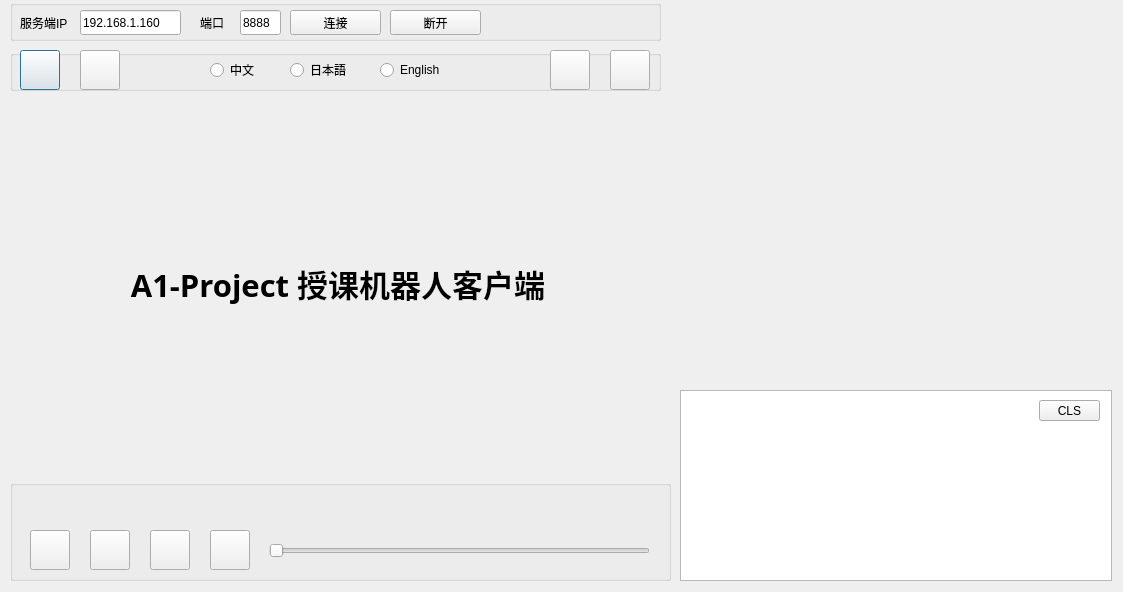
<?xml version="1.0" encoding="UTF-8"?>
<ui version="4.0">
 <class>Dialog</class>
 <widget class="QDialog" name="Dialog">
  <property name="geometry">
   <rect>
    <x>0</x>
    <y>0</y>
    <width>1123</width>
    <height>592</height>
   </rect>
  </property>
  <property name="sizePolicy">
   <sizepolicy hsizetype="Preferred" vsizetype="Preferred">
    <horstretch>0</horstretch>
    <verstretch>0</verstretch>
   </sizepolicy>
  </property>
  <property name="windowTitle">
   <string>机器人客户端V1.0</string>
  </property>
  <property name="windowIcon">
   <iconset resource="icons.qrc">
    <normaloff>:/icons/resource/icon.png</normaloff>:/icons/resource/icon.png</iconset>
  </property>
  <property name="inputMethodHints">
   <set>Qt::ImhNone</set>
  </property>
  <widget class="QGroupBox" name="groupBox">
   <property name="geometry">
    <rect>
     <x>10</x>
     <y>50</y>
     <width>651</width>
     <height>41</height>
    </rect>
   </property>
   <property name="sizePolicy">
    <sizepolicy hsizetype="Minimum" vsizetype="Minimum">
     <horstretch>0</horstretch>
     <verstretch>0</verstretch>
    </sizepolicy>
   </property>
   <property name="statusTip">
    <string>上传PPT</string>
   </property>
   <property name="title">
    <string/>
   </property>
   <widget class="QPushButton" name="btn_upload">
    <property name="geometry">
     <rect>
      <x>10</x>
      <y>0</y>
      <width>40</width>
      <height>40</height>
     </rect>
    </property>
    <property name="styleSheet">
     <string notr="true">border-image: url(:/icons/resource/ppt.png);</string>
    </property>
    <property name="text">
     <string/>
    </property>
    <property name="iconSize">
     <size>
      <width>48</width>
      <height>48</height>
     </size>
    </property>
   </widget>
   <widget class="QPushButton" name="btn_openpath">
    <property name="enabled">
     <bool>true</bool>
    </property>
    <property name="geometry">
     <rect>
      <x>70</x>
      <y>0</y>
      <width>40</width>
      <height>40</height>
     </rect>
    </property>
    <property name="sizePolicy">
     <sizepolicy hsizetype="Minimum" vsizetype="Fixed">
      <horstretch>0</horstretch>
      <verstretch>0</verstretch>
     </sizepolicy>
    </property>
    <property name="styleSheet">
     <string notr="true">border-image: url(:/icons/resource/scrip.png);</string>
    </property>
    <property name="text">
     <string/>
    </property>
    <property name="iconSize">
     <size>
      <width>48</width>
      <height>48</height>
     </size>
    </property>
   </widget>
   <widget class="QPushButton" name="btn_close_camera">
    <property name="enabled">
     <bool>true</bool>
    </property>
    <property name="geometry">
     <rect>
      <x>600</x>
      <y>0</y>
      <width>40</width>
      <height>40</height>
     </rect>
    </property>
    <property name="sizePolicy">
     <sizepolicy hsizetype="Minimum" vsizetype="Fixed">
      <horstretch>0</horstretch>
      <verstretch>0</verstretch>
     </sizepolicy>
    </property>
    <property name="styleSheet">
     <string notr="true">border-image: url(:/icons/resource/close_camera.png);</string>
    </property>
    <property name="text">
     <string/>
    </property>
    <property name="iconSize">
     <size>
      <width>48</width>
      <height>48</height>
     </size>
    </property>
   </widget>
   <widget class="QPushButton" name="btn_open_camera">
    <property name="enabled">
     <bool>true</bool>
    </property>
    <property name="geometry">
     <rect>
      <x>540</x>
      <y>0</y>
      <width>40</width>
      <height>40</height>
     </rect>
    </property>
    <property name="sizePolicy">
     <sizepolicy hsizetype="Minimum" vsizetype="Fixed">
      <horstretch>0</horstretch>
      <verstretch>0</verstretch>
     </sizepolicy>
    </property>
    <property name="styleSheet">
     <string notr="true">border-image: url(:/icons/resource/open_camera.png);</string>
    </property>
    <property name="text">
     <string/>
    </property>
    <property name="iconSize">
     <size>
      <width>48</width>
      <height>48</height>
     </size>
    </property>
   </widget>
   <widget class="QRadioButton" name="radioButton">
    <property name="geometry">
     <rect>
      <x>200</x>
      <y>10</y>
      <width>51</width>
      <height>20</height>
     </rect>
    </property>
    <property name="text">
     <string>中文</string>
    </property>
   </widget>
   <widget class="QRadioButton" name="radioButton_2">
    <property name="geometry">
     <rect>
      <x>280</x>
      <y>10</y>
      <width>61</width>
      <height>20</height>
     </rect>
    </property>
    <property name="text">
     <string>日本語</string>
    </property>
   </widget>
   <widget class="QRadioButton" name="radioButton_3">
    <property name="geometry">
     <rect>
      <x>370</x>
      <y>10</y>
      <width>71</width>
      <height>20</height>
     </rect>
    </property>
    <property name="text">
     <string>English</string>
    </property>
   </widget>
  </widget>
  <widget class="QTextBrowser" name="log_view">
   <property name="geometry">
    <rect>
     <x>680</x>
     <y>390</y>
     <width>432</width>
     <height>191</height>
    </rect>
   </property>
   <property name="autoFillBackground">
    <bool>true</bool>
   </property>
  </widget>
  <widget class="QLabel" name="camera_view">
   <property name="geometry">
    <rect>
     <x>680</x>
     <y>10</y>
     <width>432</width>
     <height>368</height>
    </rect>
   </property>
   <property name="styleSheet">
    <string notr="true">border-image: url(:/icons/resource/openpose.png);</string>
   </property>
   <property name="text">
    <string/>
   </property>
   <property name="alignment">
    <set>Qt::AlignLeading|Qt::AlignLeft|Qt::AlignTop</set>
   </property>
  </widget>
  <widget class="QLabel" name="ppt_view">
   <property name="geometry">
    <rect>
     <x>10</x>
     <y>100</y>
     <width>656</width>
     <height>368</height>
    </rect>
   </property>
   <property name="font">
    <font>
     <family>Hiragino Sans GB</family>
     <pointsize>23</pointsize>
     <weight>75</weight>
     <bold>true</bold>
     <underline>false</underline>
    </font>
   </property>
   <property name="layoutDirection">
    <enum>Qt::LeftToRight</enum>
   </property>
   <property name="autoFillBackground">
    <bool>false</bool>
   </property>
   <property name="styleSheet">
    <string notr="true">border-image: url(:/icons/resource/loading.png)</string>
   </property>
   <property name="text">
    <string>A1-Project 授课机器人客户端</string>
   </property>
   <property name="textFormat">
    <enum>Qt::AutoText</enum>
   </property>
   <property name="scaledContents">
    <bool>true</bool>
   </property>
   <property name="alignment">
    <set>Qt::AlignCenter</set>
   </property>
  </widget>
  <widget class="QGroupBox" name="groupControl">
   <property name="geometry">
    <rect>
     <x>10</x>
     <y>480</y>
     <width>661</width>
     <height>101</height>
    </rect>
   </property>
   <property name="sizePolicy">
    <sizepolicy hsizetype="Preferred" vsizetype="Preferred">
     <horstretch>0</horstretch>
     <verstretch>0</verstretch>
    </sizepolicy>
   </property>
   <property name="title">
    <string/>
   </property>
   <widget class="QPushButton" name="btn_prev">
    <property name="geometry">
     <rect>
      <x>20</x>
      <y>50</y>
      <width>40</width>
      <height>40</height>
     </rect>
    </property>
    <property name="autoFillBackground">
     <bool>false</bool>
    </property>
    <property name="styleSheet">
     <string notr="true"/>
    </property>
    <property name="text">
     <string/>
    </property>
    <property name="icon">
     <iconset resource="icons.qrc">
      <normaloff>:/icons/resource/previous.png</normaloff>:/icons/resource/previous.png</iconset>
    </property>
    <property name="iconSize">
     <size>
      <width>32</width>
      <height>32</height>
     </size>
    </property>
   </widget>
   <widget class="QPushButton" name="btn_play">
    <property name="geometry">
     <rect>
      <x>80</x>
      <y>50</y>
      <width>40</width>
      <height>40</height>
     </rect>
    </property>
    <property name="autoFillBackground">
     <bool>false</bool>
    </property>
    <property name="styleSheet">
     <string notr="true"/>
    </property>
    <property name="text">
     <string/>
    </property>
    <property name="icon">
     <iconset resource="icons.qrc">
      <normaloff>:/icons/resource/play.png</normaloff>:/icons/resource/play.png</iconset>
    </property>
    <property name="iconSize">
     <size>
      <width>32</width>
      <height>32</height>
     </size>
    </property>
   </widget>
   <widget class="QPushButton" name="btn_next">
    <property name="geometry">
     <rect>
      <x>140</x>
      <y>50</y>
      <width>40</width>
      <height>40</height>
     </rect>
    </property>
    <property name="styleSheet">
     <string notr="true"/>
    </property>
    <property name="text">
     <string/>
    </property>
    <property name="icon">
     <iconset resource="icons.qrc">
      <normaloff>:/icons/resource/next.png</normaloff>:/icons/resource/next.png</iconset>
    </property>
    <property name="iconSize">
     <size>
      <width>32</width>
      <height>32</height>
     </size>
    </property>
   </widget>
   <widget class="QPushButton" name="btn_expand">
    <property name="geometry">
     <rect>
      <x>200</x>
      <y>50</y>
      <width>40</width>
      <height>40</height>
     </rect>
    </property>
    <property name="styleSheet">
     <string notr="true"/>
    </property>
    <property name="text">
     <string/>
    </property>
    <property name="icon">
     <iconset resource="icons.qrc">
      <normaloff>:/icons/resource/expand.png</normaloff>:/icons/resource/expand.png</iconset>
    </property>
    <property name="iconSize">
     <size>
      <width>32</width>
      <height>32</height>
     </size>
    </property>
   </widget>
   <widget class="QLabel" name="subtitle_view">
    <property name="geometry">
     <rect>
      <x>20</x>
      <y>10</y>
      <width>621</width>
      <height>31</height>
     </rect>
    </property>
    <property name="font">
     <font>
      <pointsize>24</pointsize>
     </font>
    </property>
    <property name="text">
     <string/>
    </property>
    <property name="alignment">
     <set>Qt::AlignCenter</set>
    </property>
   </widget>
   <widget class="QSlider" name="progress_bar">
    <property name="geometry">
     <rect>
      <x>259</x>
      <y>60</y>
      <width>381</width>
      <height>22</height>
     </rect>
    </property>
    <property name="orientation">
     <enum>Qt::Horizontal</enum>
    </property>
   </widget>
  </widget>
  <widget class="QGroupBox" name="groupBox_2">
   <property name="geometry">
    <rect>
     <x>10</x>
     <y>0</y>
     <width>651</width>
     <height>41</height>
    </rect>
   </property>
   <property name="title">
    <string/>
   </property>
   <widget class="QPushButton" name="btn_connect">
    <property name="geometry">
     <rect>
      <x>280</x>
      <y>10</y>
      <width>91</width>
      <height>25</height>
     </rect>
    </property>
    <property name="text">
     <string>连接</string>
    </property>
   </widget>
   <widget class="QLabel" name="label_2">
    <property name="geometry">
     <rect>
      <x>190</x>
      <y>10</y>
      <width>31</width>
      <height>25</height>
     </rect>
    </property>
    <property name="text">
     <string>端口</string>
    </property>
   </widget>
   <widget class="QLabel" name="label">
    <property name="geometry">
     <rect>
      <x>10</x>
      <y>10</y>
      <width>51</width>
      <height>25</height>
     </rect>
    </property>
    <property name="text">
     <string>服务端IP</string>
    </property>
   </widget>
   <widget class="QLineEdit" name="lineEdit_2">
    <property name="geometry">
     <rect>
      <x>230</x>
      <y>10</y>
      <width>41</width>
      <height>25</height>
     </rect>
    </property>
    <property name="text">
     <string>8888</string>
    </property>
   </widget>
   <widget class="QLineEdit" name="lineEdit">
    <property name="geometry">
     <rect>
      <x>70</x>
      <y>10</y>
      <width>101</width>
      <height>25</height>
     </rect>
    </property>
    <property name="text">
     <string>192.168.1.160</string>
    </property>
   </widget>
   <widget class="QPushButton" name="btn_connect_2">
    <property name="geometry">
     <rect>
      <x>380</x>
      <y>10</y>
      <width>91</width>
      <height>25</height>
     </rect>
    </property>
    <property name="text">
     <string>断开</string>
    </property>
   </widget>
  </widget>
  <widget class="QToolButton" name="btn_clear_log">
   <property name="geometry">
    <rect>
     <x>1039</x>
     <y>400</y>
     <width>61</width>
     <height>21</height>
    </rect>
   </property>
   <property name="autoFillBackground">
    <bool>true</bool>
   </property>
   <property name="text">
    <string>CLS</string>
   </property>
   <property name="iconSize">
    <size>
     <width>40</width>
     <height>20</height>
    </size>
   </property>
  </widget>
 </widget>
 <resources>
  <include location="icons.qrc"/>
 </resources>
 <connections/>
</ui>
